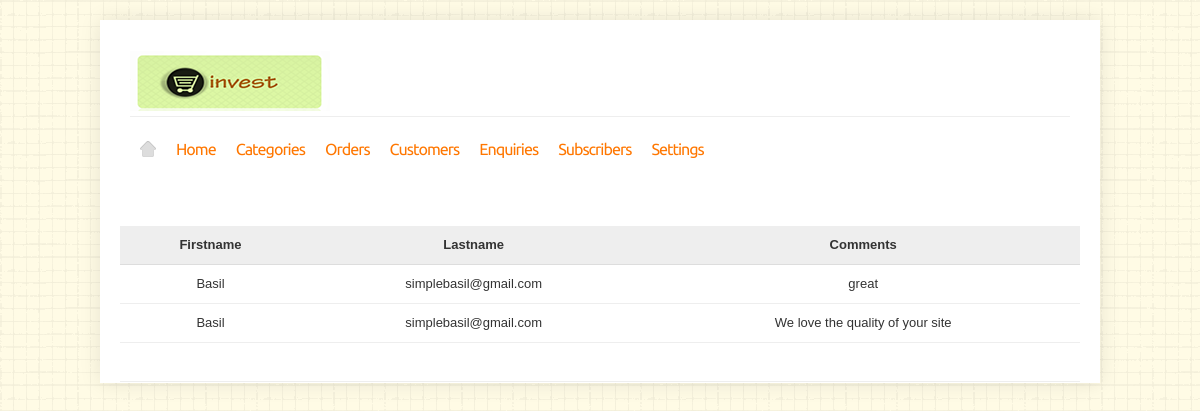
The app's page /messages.php with its own data.
### tables this page shows
CREATE TABLE IF NOT EXISTS `enquiries` (
`id` int(11) NOT NULL,
  `firstname` varchar(50) NOT NULL,
  `email` varchar(1024) NOT NULL,
  `enquiries` varchar(2048) NOT NULL
);

### messages.php (the view, shortened to what this page needs)
<!DOCTYPE html PUBLIC "-//W3C//DTD XHTML 1.0 Transitional//EN" "http://www.w3.org/TR/xhtml1/DTD/xhtml1-transitional.dtd">
<html xmlns="http://www.w3.org/1999/xhtml" dir="ltr" lang="en" xml:lang="en" xmlns:fb="http://www.facebook.com/2008/fbml">
<head>
<link rel="stylesheet" type="text/css" href="stylesheet/960.css" media="all" />
<link rel="stylesheet" type="text/css" href="stylesheet/screen.css" media="screen" />
<link rel="stylesheet" type="text/css" href="stylesheet/color.css" media="screen" />
</head>
<body class="s_layout_fixed">
<div id="wrapper">
 <div id="header" class="container_12">
    <div class="grid_12">
    	<a id="site_logo" href="">Ojo store</a>
   	  <div id="categories" class="s_nav">
        <ul>
          <li id="menu_home"> <a href="index.html">Home</a> </li>
          <li> <a href="backendhome.html">Home</a>
          <li> <a >Categories</a>
          </li>
          <li><a >Orders</a>
          </li>
          <li><a >Customers</a>
          </li>
           <li><a>Enquiries</a>
          </li>
          <li><a >Subscribers</a>
          </li>
          <li><a >Settings</a>
          </li>
         </li>
      </ul></div>
    </div>
  </div>
  <div id="content" class="container_12">
<div class="s_listing s_list_view clearfix">
        <div class="s_item clearfix">
        <form id="products" class="clearfix" action="">
        <table class="s_table_1" width="100%" cellpadding="0" cellspacing="0" border="0">
          <tr>
            <th>Firstname</th>
            <th>Lastname</th>
            <th>Comments</th>
          </tr>
 <?php
    $sql="SELECT * FROM enquiries ORDER BY id DESC";
    $query=mysql_query($sql);
    while ($row=mysql_fetch_array($query)) {
?>
        <tr>
            <td><?php echo $row['firstname'] ?></td>
            <td><?php echo $row['email'] ?></td>
            <td><?php echo $row['enquiries'] ?></td>
        </tr>
<?php
    }
?>
        </table>
      </div>
    </div>
    </div>
      </div>
</body>
</html>

### stylesheet/960.css (style rules this page uses)
body { min-width: 960px; }
.container_12, .container_16 { clear: both; margin-left: auto; margin-right: auto; width: 960px; }
.grid_1, .grid_2, .grid_3, .grid_4, .grid_5, .grid_6, .grid_7, .grid_8, .grid_9, .grid_10, .grid_11, .grid_12, .grid_13, .grid_14, .grid_15, .grid_16 { display: inline; float: left; margin-left: 10px; margin-right: 10px; }
.container_12 .grid_12, .container_16 .grid_16 { width: 940px; }
.clearfix:before, .clearfix:after { content: '\0020'; display: block; overflow: hidden; visibility: hidden; width: 0; height: 0; }
.clearfix:after { clear: both; }
.clearfix { zoom: 1; }

### stylesheet/screen.css (style rules this page uses)
*, td, th, input, textarea, select, button { margin: 0; padding: 0; font-family: "Lucida Sans Unicode", "Lucida Grande", Arial, Helvetica, sans-serif; }
body, select, input, textarea, button { font-size: 13px; color: #333; }
body { line-height: 18px }
ul { list-style: none; }
button, a { cursor: pointer; }
a { color: #333; text-decoration: none; }
table, blockquote, p, ul, ol, dl { margin-bottom: 18px; line-height: 18px; }
.s_nav > ul > li, .s_nav > ul > li > a { z-index: 15; display: block; float: left; }
.s_table_1 td { padding: 10px; text-align: center; border-bottom: 1px solid #eee; }
.s_table_1 th { padding: 10px; font-size: 13px; background: #eee; border-bottom: 1px solid #ddd; }
.s_item { position: relative; }
.s_list_view .s_item { padding: 20px 0; border-bottom: 1px solid #eee; }
body.s_layout_fixed { padding: 20px 0; background-repeat: repeat; background-position: top left; }
body.s_layout_fixed #wrapper { width: 998px; margin: 0 auto; background: #fff; border: 1px solid #fff; box-shadow: 0 0 20px rgba(0, 0, 0, 0.1); -o-box-shadow: 0 0 20px rgba(0, 0, 0, 0.1); -moz-box-shadow: 0 0 20px rgba(0, 0, 0, 0.1); -webkit-box-shadow: 0 0 20px rgba(0, 0, 0, 0.1); }
#header { z-index: 10; position: relative; min-height: 185px; }
#site_logo { display: block; float: left; width: 220px; height: 60px; margin: 30px 10px 5px 0; text-indent: -1000em; background: url(../images/ojo_logo.png) no-repeat ; }
#categories { clear: both; width: 940px; height: 32px; padding: 17px 0; border-top: 1px solid #eee; }
#categories > ul > li, #categories > ul > li > a { height: 32px; line-height: 32px; }
#categories > ul > li > a { padding: 0 10px; letter-spacing: -1px; font-size: 16px; font-family: "Ubuntu Regular", sans-serif; }
#menu_home, #menu_home a { width: 36px; padding: 0 !important; }
#menu_home a { text-indent: -1000em; background-image: url(../images/menu_home.png); background-repeat: no-repeat; background-position: center; background-color: #ddd; }
.clearfix:after { content:"."; display:block; height:0; clear:both; visibility:hidden; }
.clearfix { display:inline-block; }
.clearfix { display:block; }

### stylesheet/color.css (style rules this page uses)
body.s_layout_fixed { background-color: #fffbe5; background-image: url(../images/texture_1.png); }
.s_secondary_color, a:hover, #categories > ul > li > a, #footer_categories h2, .pagination a, #view_mode .s_selected a { color: #ff7700; }

### records on screen
enquiries: firstname "Basil", email "simplebasil@gmail.com", enquiries "great"
enquiries: firstname "Basil", email "simplebasil@gmail.com", enquiries "We love the quality of your site"
